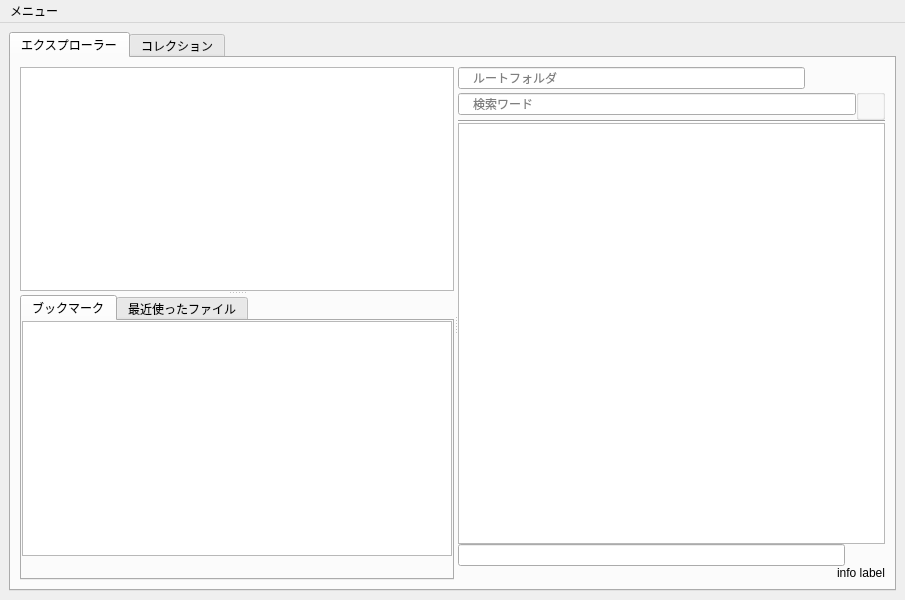
<?xml version="1.0" encoding="UTF-8"?>
<ui version="4.0">
 <class>MainWindow</class>
 <widget class="QMainWindow" name="MainWindow">
  <property name="geometry">
   <rect>
    <x>0</x>
    <y>0</y>
    <width>905</width>
    <height>600</height>
   </rect>
  </property>
  <property name="windowTitle">
   <string>MainWindow</string>
  </property>
  <widget class="QWidget" name="centralwidget">
   <layout class="QVBoxLayout" name="verticalLayout_6">
    <item>
     <widget class="QTabWidget" name="main_tab">
      <property name="tabPosition">
       <enum>QTabWidget::North</enum>
      </property>
      <property name="currentIndex">
       <number>0</number>
      </property>
      <widget class="QWidget" name="explorer_tab">
       <attribute name="title">
        <string>エクスプローラー</string>
       </attribute>
       <layout class="QHBoxLayout" name="horizontalLayout_7">
        <item>
         <widget class="QSplitter" name="main_splitter">
          <property name="orientation">
           <enum>Qt::Horizontal</enum>
          </property>
          <widget class="QSplitter" name="sub_splitter">
           <property name="orientation">
            <enum>Qt::Vertical</enum>
           </property>
           <widget class="QTreeView" name="dir_tree">
            <property name="sizePolicy">
             <sizepolicy hsizetype="Expanding" vsizetype="Expanding">
              <horstretch>0</horstretch>
              <verstretch>0</verstretch>
             </sizepolicy>
            </property>
            <property name="baseSize">
             <size>
              <width>0</width>
              <height>0</height>
             </size>
            </property>
            <property name="itemsExpandable">
             <bool>true</bool>
            </property>
            <property name="expandsOnDoubleClick">
             <bool>false</bool>
            </property>
           </widget>
           <widget class="QTabWidget" name="operation_tab">
            <property name="baseSize">
             <size>
              <width>0</width>
              <height>0</height>
             </size>
            </property>
            <property name="currentIndex">
             <number>0</number>
            </property>
            <widget class="QWidget" name="tab">
             <attribute name="title">
              <string>ブックマーク</string>
             </attribute>
             <layout class="QVBoxLayout" name="verticalLayout_2">
              <property name="spacing">
               <number>0</number>
              </property>
              <property name="leftMargin">
               <number>0</number>
              </property>
              <property name="topMargin">
               <number>0</number>
              </property>
              <property name="rightMargin">
               <number>0</number>
              </property>
              <property name="bottomMargin">
               <number>0</number>
              </property>
              <item>
               <widget class="QListWidget" name="bookmark_list"/>
              </item>
              <item>
               <layout class="QHBoxLayout" name="horizontalLayout_4">
                <item>
                 <spacer name="horizontalSpacer">
                  <property name="orientation">
                   <enum>Qt::Horizontal</enum>
                  </property>
                  <property name="sizeHint" stdset="0">
                   <size>
                    <width>40</width>
                    <height>20</height>
                   </size>
                  </property>
                 </spacer>
                </item>
                <item>
                 <widget class="QPushButton" name="up_button">
                  <property name="toolTip">
                   <string>ブックマークを上に移動</string>
                  </property>
                  <property name="text">
                   <string/>
                  </property>
                  <property name="flat">
                   <bool>true</bool>
                  </property>
                 </widget>
                </item>
                <item>
                 <widget class="QPushButton" name="down_button">
                  <property name="toolTip">
                   <string>ブックマークを下に移動</string>
                  </property>
                  <property name="text">
                   <string/>
                  </property>
                  <property name="flat">
                   <bool>true</bool>
                  </property>
                 </widget>
                </item>
                <item>
                 <widget class="QPushButton" name="add_button">
                  <property name="text">
                   <string/>
                  </property>
                  <property name="flat">
                   <bool>true</bool>
                  </property>
                 </widget>
                </item>
                <item>
                 <widget class="QPushButton" name="del_button">
                  <property name="toolTip">
                   <string>ブックマークを削除</string>
                  </property>
                  <property name="text">
                   <string/>
                  </property>
                  <property name="flat">
                   <bool>true</bool>
                  </property>
                 </widget>
                </item>
               </layout>
              </item>
             </layout>
            </widget>
            <widget class="QWidget" name="tab_2">
             <attribute name="title">
              <string>最近使ったファイル</string>
             </attribute>
             <layout class="QVBoxLayout" name="verticalLayout">
              <property name="spacing">
               <number>0</number>
              </property>
              <property name="leftMargin">
               <number>0</number>
              </property>
              <property name="topMargin">
               <number>0</number>
              </property>
              <property name="rightMargin">
               <number>0</number>
              </property>
              <property name="bottomMargin">
               <number>0</number>
              </property>
              <item>
               <widget class="QListWidget" name="recent_file_list_2">
                <property name="selectionMode">
                 <enum>QAbstractItemView::ExtendedSelection</enum>
                </property>
               </widget>
              </item>
              <item>
               <layout class="QHBoxLayout" name="horizontalLayout_5">
                <item>
                 <spacer name="horizontalSpacer_2">
                  <property name="orientation">
                   <enum>Qt::Horizontal</enum>
                  </property>
                  <property name="sizeHint" stdset="0">
                   <size>
                    <width>40</width>
                    <height>20</height>
                   </size>
                  </property>
                 </spacer>
                </item>
                <item>
                 <widget class="QPushButton" name="update_recent_file_button">
                  <property name="toolTip">
                   <string>リストを更新</string>
                  </property>
                  <property name="text">
                   <string/>
                  </property>
                  <property name="flat">
                   <bool>true</bool>
                  </property>
                 </widget>
                </item>
               </layout>
              </item>
             </layout>
            </widget>
           </widget>
          </widget>
          <widget class="QWidget" name="layoutWidget">
           <layout class="QVBoxLayout" name="verticalLayout_4">
            <property name="spacing">
             <number>0</number>
            </property>
            <item>
             <layout class="QHBoxLayout" name="horizontalLayout">
              <item>
               <widget class="QLineEdit" name="root_dir_line">
                <property name="toolTip">
                 <string>ファイル検索を行うルートフォルダを指定</string>
                </property>
                <property name="styleSheet">
                 <string notr="true"/>
                </property>
                <property name="placeholderText">
                 <string>　ルートフォルダ</string>
                </property>
               </widget>
              </item>
              <item>
               <widget class="QPushButton" name="set_root_button">
                <property name="toolTip">
                 <string>選択しているパスをルートフォルダにセット</string>
                </property>
                <property name="text">
                 <string/>
                </property>
                <property name="flat">
                 <bool>true</bool>
                </property>
               </widget>
              </item>
              <item>
               <widget class="QPushButton" name="update_button">
                <property name="toolTip">
                 <string>検索結果を更新</string>
                </property>
                <property name="text">
                 <string/>
                </property>
                <property name="iconSize">
                 <size>
                  <width>16</width>
                  <height>16</height>
                 </size>
                </property>
                <property name="flat">
                 <bool>true</bool>
                </property>
               </widget>
              </item>
             </layout>
            </item>
            <item>
             <layout class="QHBoxLayout" name="horizontalLayout_2">
              <item>
               <widget class="QLineEdit" name="search_line">
                <property name="toolTip">
                 <string>検索ワードの入力. ' 'でAND検索、' OR 'でOR検索ができます.</string>
                </property>
                <property name="styleSheet">
                 <string notr="true"/>
                </property>
                <property name="placeholderText">
                 <string>　検索ワード</string>
                </property>
                <property name="clearButtonEnabled">
                 <bool>false</bool>
                </property>
               </widget>
              </item>
              <item>
               <widget class="QGroupBox" name="filter_button_group">
                <property name="title">
                 <string/>
                </property>
               </widget>
              </item>
             </layout>
            </item>
            <item>
             <widget class="Line" name="line">
              <property name="orientation">
               <enum>Qt::Horizontal</enum>
              </property>
             </widget>
            </item>
            <item>
             <widget class="QTableView" name="file_table">
              <property name="autoFillBackground">
               <bool>false</bool>
              </property>
              <property name="selectionMode">
               <enum>QAbstractItemView::ExtendedSelection</enum>
              </property>
              <property name="selectionBehavior">
               <enum>QAbstractItemView::SelectRows</enum>
              </property>
              <property name="showGrid">
               <bool>false</bool>
              </property>
              <property name="sortingEnabled">
               <bool>true</bool>
              </property>
              <attribute name="horizontalHeaderStretchLastSection">
               <bool>true</bool>
              </attribute>
             </widget>
            </item>
            <item>
             <layout class="QHBoxLayout" name="horizontalLayout_6">
              <item>
               <widget class="QLineEdit" name="selection_path_line">
                <property name="readOnly">
                 <bool>true</bool>
                </property>
               </widget>
              </item>
              <item>
               <widget class="QPushButton" name="copy_to_clipboard_button">
                <property name="toolTip">
                 <string>クリップボードにコピー</string>
                </property>
                <property name="text">
                 <string/>
                </property>
                <property name="flat">
                 <bool>true</bool>
                </property>
               </widget>
              </item>
             </layout>
            </item>
            <item>
             <widget class="QLabel" name="info_label">
              <property name="text">
               <string>info label</string>
              </property>
              <property name="alignment">
               <set>Qt::AlignRight|Qt::AlignTrailing|Qt::AlignVCenter</set>
              </property>
             </widget>
            </item>
           </layout>
          </widget>
         </widget>
        </item>
       </layout>
      </widget>
      <widget class="QWidget" name="collection_tab">
       <attribute name="title">
        <string>コレクション</string>
       </attribute>
       <layout class="QVBoxLayout" name="verticalLayout_7">
        <item>
         <layout class="QVBoxLayout" name="verticalLayout_3">
          <item>
           <layout class="QHBoxLayout" name="horizontalLayout_3">
            <property name="spacing">
             <number>3</number>
            </property>
            <item>
             <widget class="QPushButton" name="col_new_button">
              <property name="sizePolicy">
               <sizepolicy hsizetype="Maximum" vsizetype="Fixed">
                <horstretch>0</horstretch>
                <verstretch>0</verstretch>
               </sizepolicy>
              </property>
              <property name="minimumSize">
               <size>
                <width>80</width>
                <height>0</height>
               </size>
              </property>
              <property name="text">
               <string>新規</string>
              </property>
             </widget>
            </item>
            <item>
             <widget class="QPushButton" name="col_load_button">
              <property name="sizePolicy">
               <sizepolicy hsizetype="Maximum" vsizetype="Fixed">
                <horstretch>0</horstretch>
                <verstretch>0</verstretch>
               </sizepolicy>
              </property>
              <property name="minimumSize">
               <size>
                <width>80</width>
                <height>0</height>
               </size>
              </property>
              <property name="text">
               <string>開く</string>
              </property>
             </widget>
            </item>
            <item>
             <widget class="QPushButton" name="col_save_button">
              <property name="sizePolicy">
               <sizepolicy hsizetype="Maximum" vsizetype="Fixed">
                <horstretch>0</horstretch>
                <verstretch>0</verstretch>
               </sizepolicy>
              </property>
              <property name="minimumSize">
               <size>
                <width>80</width>
                <height>0</height>
               </size>
              </property>
              <property name="text">
               <string>保存</string>
              </property>
             </widget>
            </item>
            <item>
             <widget class="QPushButton" name="col_save_as_button">
              <property name="sizePolicy">
               <sizepolicy hsizetype="Maximum" vsizetype="Fixed">
                <horstretch>0</horstretch>
                <verstretch>0</verstretch>
               </sizepolicy>
              </property>
              <property name="minimumSize">
               <size>
                <width>80</width>
                <height>0</height>
               </size>
              </property>
              <property name="text">
               <string>別名保存</string>
              </property>
             </widget>
            </item>
            <item>
             <widget class="QLabel" name="dirty_label">
              <property name="sizePolicy">
               <sizepolicy hsizetype="Maximum" vsizetype="Preferred">
                <horstretch>0</horstretch>
                <verstretch>0</verstretch>
               </sizepolicy>
              </property>
              <property name="text">
               <string/>
              </property>
             </widget>
            </item>
            <item>
             <widget class="QLabel" name="col_json_path_label">
              <property name="sizePolicy">
               <sizepolicy hsizetype="Preferred" vsizetype="Fixed">
                <horstretch>0</horstretch>
                <verstretch>0</verstretch>
               </sizepolicy>
              </property>
              <property name="text">
               <string/>
              </property>
             </widget>
            </item>
           </layout>
          </item>
          <item>
           <layout class="QVBoxLayout" name="verticalLayout_5">
            <item>
             <widget class="QSplitter" name="collection_splitter">
              <property name="sizePolicy">
               <sizepolicy hsizetype="Expanding" vsizetype="Expanding">
                <horstretch>0</horstretch>
                <verstretch>0</verstretch>
               </sizepolicy>
              </property>
              <property name="orientation">
               <enum>Qt::Horizontal</enum>
              </property>
              <widget class="QWidget" name="verticalLayoutWidget_3">
               <layout class="QVBoxLayout" name="verticalLayout_8">
                <property name="spacing">
                 <number>0</number>
                </property>
                <item>
                 <layout class="QVBoxLayout" name="col_list_layout"/>
                </item>
                <item>
                 <widget class="QPushButton" name="col_add_button">
                  <property name="minimumSize">
                   <size>
                    <width>0</width>
                    <height>50</height>
                   </size>
                  </property>
                  <property name="font">
                   <font>
                    <pointsize>9</pointsize>
                    <weight>50</weight>
                    <bold>false</bold>
                   </font>
                  </property>
                  <property name="text">
                   <string>新規コレクションを追加</string>
                  </property>
                 </widget>
                </item>
               </layout>
              </widget>
              <widget class="QWidget" name="verticalLayoutWidget_4">
               <layout class="QVBoxLayout" name="verticalLayout_9">
                <property name="spacing">
                 <number>0</number>
                </property>
                <item>
                 <layout class="QHBoxLayout" name="horizontalLayout_8">
                  <item>
                   <widget class="QLineEdit" name="item_search_line">
                    <property name="toolTip">
                     <string>検索ワードの入力. ' 'でAND検索、' OR 'でOR検索ができます.</string>
                    </property>
                    <property name="styleSheet">
                     <string notr="true"/>
                    </property>
                    <property name="placeholderText">
                     <string>　検索ワード</string>
                    </property>
                    <property name="clearButtonEnabled">
                     <bool>false</bool>
                    </property>
                   </widget>
                  </item>
                 </layout>
                </item>
                <item>
                 <widget class="Line" name="line_2">
                  <property name="orientation">
                   <enum>Qt::Horizontal</enum>
                  </property>
                 </widget>
                </item>
                <item>
                 <layout class="QVBoxLayout" name="col_file_list_layout"/>
                </item>
                <item>
                 <layout class="QHBoxLayout" name="horizontalLayout_10">
                  <item>
                   <widget class="QLineEdit" name="selection_item_path_line"/>
                  </item>
                  <item>
                   <widget class="QPushButton" name="copy_item_to_clipboard_button">
                    <property name="text">
                     <string/>
                    </property>
                    <property name="flat">
                     <bool>true</bool>
                    </property>
                   </widget>
                  </item>
                 </layout>
                </item>
               </layout>
              </widget>
             </widget>
            </item>
           </layout>
          </item>
         </layout>
        </item>
       </layout>
      </widget>
     </widget>
    </item>
   </layout>
  </widget>
  <widget class="QMenuBar" name="menubar">
   <property name="geometry">
    <rect>
     <x>0</x>
     <y>0</y>
     <width>905</width>
     <height>21</height>
    </rect>
   </property>
   <widget class="QMenu" name="menu">
    <property name="title">
     <string>メニュー</string>
    </property>
    <addaction name="setting_action"/>
    <addaction name="setting_dir_open_action"/>
   </widget>
   <addaction name="menu"/>
  </widget>
  <action name="setting_action">
   <property name="text">
    <string>設定</string>
   </property>
  </action>
  <action name="setting_dir_open_action">
   <property name="text">
    <string>設定ファイルのフォルダを開く</string>
   </property>
  </action>
 </widget>
 <resources/>
 <connections/>
</ui>
